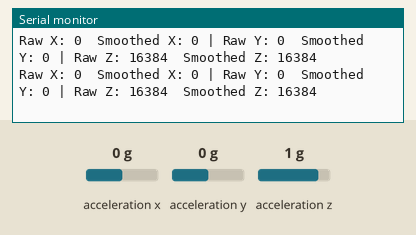
This sketch was run on a simulated Arduino Uno, built with avr-gcc and run on an emulated ATmega328P. Parts: the last lines printed to the serial monitor. Wiring (inferred from the names in the program): MPU-6050 motion sensor at I2C address 0x68. The inputs (shaded band) are chosen by the test bench; at power-on: acceleration x 0 g, acceleration y 0 g, acceleration z 1 g.

Above: at 1.2 s.
1.3 s: acceleration x set to -1.4 g
At 1.43 s:
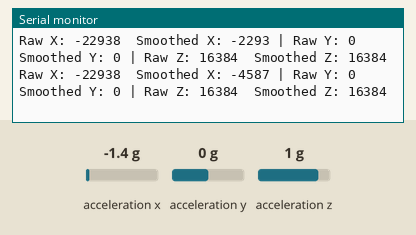
4.3 s: acceleration y set to -1.4 g
At 4.49 s:
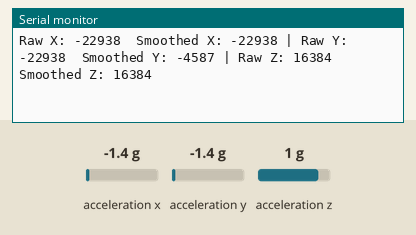
7.3 s: acceleration z set to -1.4 g
At 7.32 s:
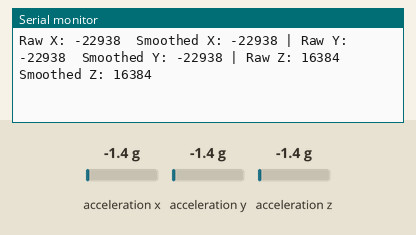
10.3 s: acceleration x set to 0.8 g
At 10.32 s:
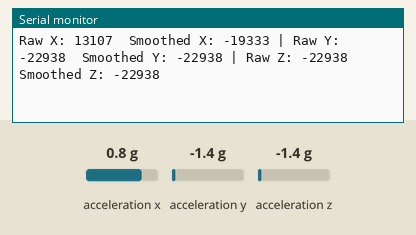
13.3 s: acceleration y set to 0 g
At 13.38 s:
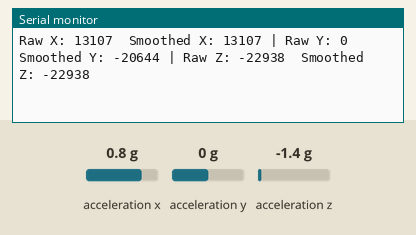
16.3 s: acceleration z set to 0 g
At 16.39 s:
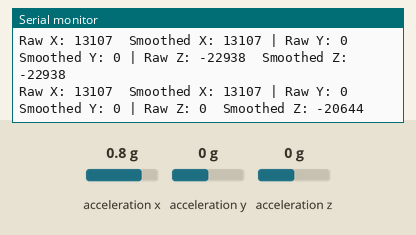
Timing chart, 0 to 19.3 s (numbered marks = the images above; inputs shaded):
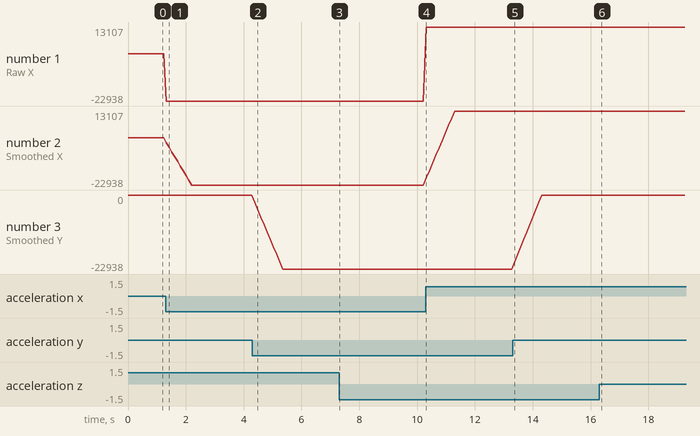

The sketch:

7-2.2.ino
```cpp
#include <Wire.h>

const int MPU_addr = 0x68;

// Raw IMU values
int16_t AcX, AcY, AcZ;

// ---------- Smoothing parameters ----------
const int numReadings = 10;

int AcX_readings[numReadings];
int AcY_readings[numReadings];
int AcZ_readings[numReadings];

int readIndex = 0;
long AcX_total = 0;
long AcY_total = 0;
long AcZ_total = 0;

int AcX_avg = 0;
int AcY_avg = 0;
int AcZ_avg = 0;
// -----------------------------------------

void setup() {
  Wire.begin();
  Serial.begin(9600);

  // Wake up MPU-6050
  Wire.beginTransmission(MPU_addr);
  Wire.write(0x6B);
  Wire.write(0);
  Wire.endTransmission(true);

  // Initialize smoothing arrays
  for (int i = 0; i < numReadings; i++) {
    AcX_readings[i] = 0;
    AcY_readings[i] = 0;
    AcZ_readings[i] = 0;
  }
}

void loop() {
  // Read accelerometer registers
  Wire.beginTransmission(MPU_addr);
  Wire.write(0x3B);
  Wire.endTransmission(false);
  Wire.requestFrom(MPU_addr, 6, true);

  AcX = Wire.read() << 8 | Wire.read();
  AcY = Wire.read() << 8 | Wire.read();
  AcZ = Wire.read() << 8 | Wire.read();

  // --------- Moving average smoothing ---------
  AcX_total -= AcX_readings[readIndex];
  AcY_total -= AcY_readings[readIndex];
  AcZ_total -= AcZ_readings[readIndex];

  AcX_readings[readIndex] = AcX;
  AcY_readings[readIndex] = AcY;
  AcZ_readings[readIndex] = AcZ;

  AcX_total += AcX_readings[readIndex];
  AcY_total += AcY_readings[readIndex];
  AcZ_total += AcZ_readings[readIndex];

  readIndex++;
  if (readIndex >= numReadings) {
    readIndex = 0;
  }

  AcX_avg = AcX_total / numReadings;
  AcY_avg = AcY_total / numReadings;
  AcZ_avg = AcZ_total / numReadings;
  // --------------------------------------------

  // Print raw vs smoothed values
  Serial.print("Raw X: "); Serial.print(AcX);
  Serial.print("  Smoothed X: "); Serial.print(AcX_avg);

  Serial.print(" | Raw Y: "); Serial.print(AcY);
  Serial.print("  Smoothed Y: "); Serial.print(AcY_avg);

  Serial.print(" | Raw Z: "); Serial.print(AcZ);
  Serial.print("  Smoothed Z: "); Serial.println(AcZ_avg);

  delay(50);
}
```

Measured:
- after the input at 1.3 s, the serial monitor: prints a new line at once (image 1)
- after the input at 4.3 s, the serial monitor: prints a new line after 0.08 s (image 2)
- after the input at 10.3 s, the serial monitor: prints a new line at once (image 4)
- after the input at 13.3 s, the serial monitor: prints a new line after 0.08 s (image 5)
- after the input at 16.3 s, the serial monitor: prints a new line after 0.08 s (image 6)
- plotted number 1: 0 → -22938 after the input at 1.3 s, -22938 → 13107 after the input at 10.3 s
- plotted number 2: 0 → -22938 after the input at 1.3 s, -22938 → 13107 after the input at 10.3 s
- plotted number 3: -22938 → 0 after the input at 13.3 s
